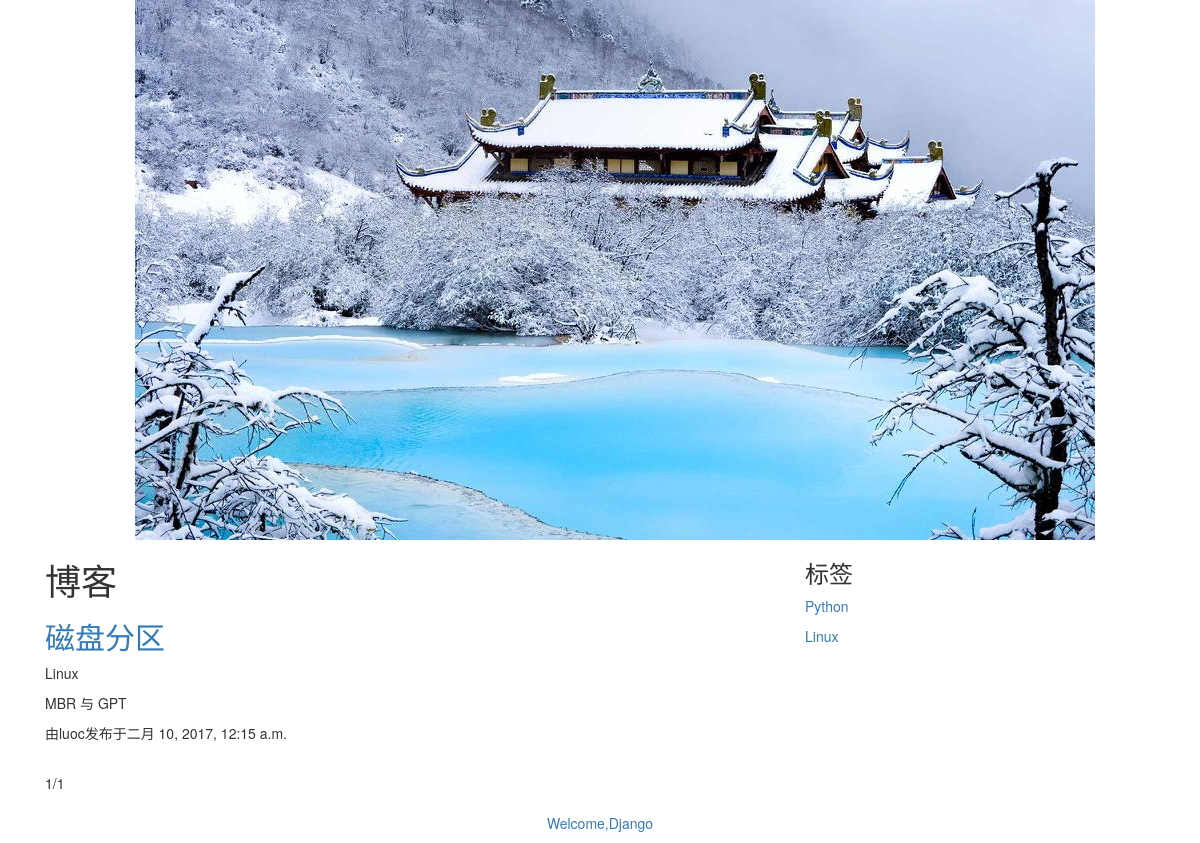
Screenshot of /blog/ with the database file from the repository.
### blog/models.py (models this page shows, shortened)
class ArticlePost(models.Model):
	title = models.CharField(max_length=200)
	slug = models.CharField(max_length=200)
	author = models.ForeignKey(User, related_name='article')
	body = models.TextField()
	created = models.DateTimeField(auto_now_add=True)
	updated = models.DateTimeField(auto_now=True)
	published = models.DateTimeField(default=timezone.now)
	status = models.CharField(max_length=10, choices=(('draft', '草稿'), ('published','发布')), default='draft')
	article_tag = models.ManyToManyField(ArticleTag, related_name='article_tag', blank=True)
	def get_absolute_url(self):
		return reverse('blog:article_detail', args=[self.id])
	class Meta:
		ordering = ('-published',)

class ArticleTag(models.Model):
	tag = models.CharField(max_length=500)
	def __str__(self):
		return self.tag

### blog/views.py (the view)
# urls.py: url(r'^tag/(?P<tag_name>\w+)$', views.index, name='tag'),
def index(request, tag_name=None):
	post = ArticlePost.objects.filter(status='published')
	tags =  ArticleTag.objects.values_list('tag', flat=True)
	if tag_name:
		post = post.filter(article_tag__tag=tag_name)
	paginator = Paginator(post, 15)  #每页15个标题
	page = request.GET.get('page')
	try:
		current_page = paginator.page(page)
		post = current_page.object_list
	except PageNotAnInteger:
		current_page = paginator.page(1)
		post = current_page.object_list
	except EmptyPage:
		current_page = paginator.page(paginator.num_pages)
		post = current_page.object_list
	return render(request, 'blog/list.html', {'posts': post, 'page':current_page, 'tags':tags})

### blog/templates/blog/list.html (shortened to what this page needs)
{% extends "./base.html"%}
{% load static %}
{% block content %}
<div class='container'>
  <img src="{% static 'images/header.jpg' %}" class='img-responsive center-block'>
</div>
<article class='col-xs-12 col-md-8'>
<h1>博客</h1>
  {% for post in posts %}
  <h2><a href="{{ post.get_absolute_url }}">{{ post.title }}</a></h2>
  <p>{{ post.article_tag.all | join:"," }}<p>
  <p>{{ post.slug }}</p>
  <p>由{{ post.author }}发布于{{ post.published }} </p>
  {% endfor %}
  {% include 'blog/pagination.html' %}
</article>
<aside class="col-xs-6 col-md-4">
  <h3>标签</h3>
  {% for i in  tags %}
  <p><a href="{% url 'blog:tag' i %}">{{ i }}</a></p>
  {% endfor %}
{% endblock %}

### rows the page displays
ArticlePost: title "磁盘分区", article_tag.all "Linux", slug "MBR 与 GPT", author "luoc", published "二月 10, 2017, 12:15 a.m."

### other values shown
{{ page.number }} "1"
{{ page.paginator.num_pages }} "1"
{{ i }} "Python" "Linux"
